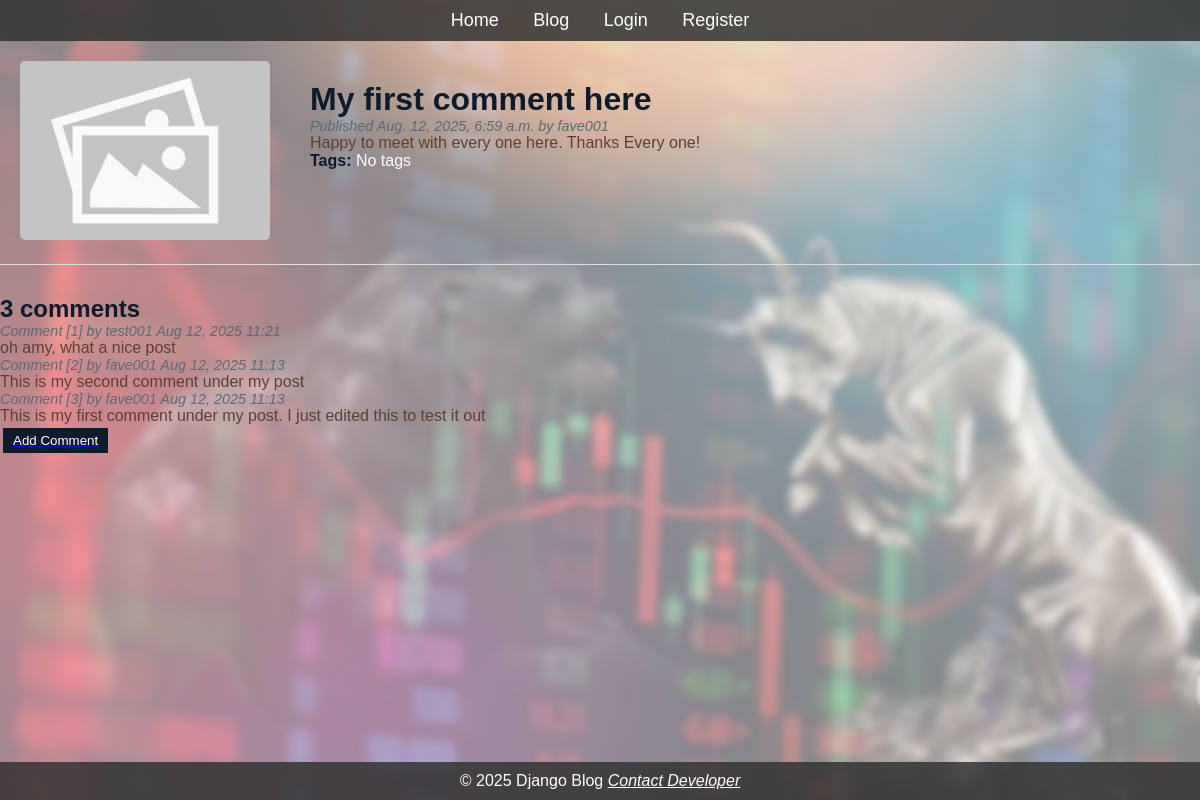
Page /blog/post/1/ on the committed database.
### blog/models.py (models this page shows, shortened)
class Post(models.Model):
    title = models.CharField(max_length=200)
    content = models.TextField()
    published_date = models.DateTimeField(auto_now_add=True)
    author = models.ForeignKey(User, on_delete=models.CASCADE, related_name='post_author')
    image = models.ImageField(upload_to='post_images/', default='post_images/default.jpg')
    tags = TaggableManager()

class Comment(models.Model):
    post = models.ForeignKey(Post, on_delete=models.CASCADE, related_name='comments')
    author = models.ForeignKey(User, on_delete=models.CASCADE, related_name='comment_author')
    content = models.TextField()
    created_at = models.DateTimeField(auto_now_add=True)
    updated_at = models.DateTimeField(auto_now=True)

### blog/views.py (the view)
# urls.py: path('post/<int:pk>/', PostDetailView.as_view(), name='post_detail'),
class PostDetailView(DetailView):
    model = Post
    template_name = 'blog/post_detail.html'
    def get_context_data(self, **kwargs):
        context = super().get_context_data(**kwargs)
        post = self.object
        context['comments'] = post.comments.all().order_by('-created_at')
        context['form'] = CommentForm()
        return context

### blog/templates/blog/post_detail.html (shortened to what this page needs)
{% extends "blog/base.html" %}
{% block content %}
<div class="post-container" style='padding: 20px;'>
    {% if post.image %}
        <div class="post-image">
            <img src="{{ post.image.url }}" alt="Post image">
        </div>
    {% else %}
        <div class="post-image">
            <p>No image available.</p>
        </div>
    {% endif %}
    <div class="post-details" style='padding: 20px;'>
        <h1 class="tags-label">{{ post.title }}</h1>
        <p class="date">
            Published {{ post.published_date }} by {{ post.author }}
        </p>
        <div class="post-body">
            {{ post.content|linebreaks }}
        </div>
        <p class="tags">
            <span class="tags-label">Tags:</span>
            {% for tag in post.tags.all %}
                <a href="{% url 'post_list_by_tag' tag.slug %}">{{ tag.name }}</a>
                {% if not forloop.last %}, {% endif %}
            {% empty %}
                <span>No tags</span>
            {% endfor %}
        </p>
    </div>
</div>
{% with comments.count as total_comments %}
    <h2>
        <span class="tags-label"> {{ total_comments }} comment{{ total_comments|pluralize }} </span>
    </h2>
{% endwith %}
{% for comment in comments %}
    <div class="comment">
        <p class="date">
            Comment [{{ forloop.counter }}] by {{ comment.author.username }}
            {{ comment.created_at|date:"M d, Y H:i" }}
        </p>
        <div class="post-body"> {{ comment.content|linebreaks }} </div>
    </div>
{% empty %}
    <p class="date">No comments yet. Be the first to comment!</p>
{% endfor %}
{% if user.is_authenticated %}
    <a href="{% url 'add_comment' post.pk %}" class="search-form" style='padding:3px;'>
        <button type="submit">Add Comment</button>
    </a>
{% else %}
    <a href="{% url 'login' %}" class="search-form" style='padding:3px;'>
        <button type="submit">Add Comment</button>
    </a>
{% endif %}
{% endblock %}

### blog/static/css/styles.css (style rules this page uses)
* { margin: 0; padding: 0; box-sizing: border-box; }
html, body { height: 100%; margin: 0; display: flex; flex-direction: column; }
body { display: flex; flex-direction: column; min-height: 100vh; font-family: Arial, sans-serif; color: white; background: linear-gradient(rgba(255, 255, 255, 0.5), rgba(255, 255, 255, 0.5)), url('/static/images/hero-trading-bg.jpg') no-repeat center center fixed; background-size: cover; backdrop-filter: blur(4px); animation: fadeInBg 1.5s ease-in-out; }
.search-form { display: flex; gap: 5px; }
.search-form button { padding: 5px 10px; background-color: #0d1b2a; color: white; border: none; cursor: pointer; }
.post-container { display: flex; align-items: flex-start; gap: 20px; margin-bottom: 30px; border-bottom: 1px solid #ddd; padding-bottom: 15px; }
.post-image img { max-width: 250px; height: auto; border-radius: 5px; }
.post-details { flex: 1; }
.date { font-size: 0.9em; color: #5c6b73; font-style: italic; }
.post-body { color: #5C4033; }
.tags-label { color: #0d1b2a; font-weight: bold; }

### rows in the picture
Post: image (placeholder picture), title "My first comment here", published_date "Aug. 12, 2025, 6:59 a.m.", author "fave001", content "Happy to meet with every one here. Thanks Every one!"
Comment: author.username "test001", created_at "Aug 12, 2025 11:21", content "oh amy, what a nice post"
Comment: author.username "fave001", created_at "Aug 12, 2025 11:13", content "This is my second comment under my post"
Comment: author.username "fave001", created_at "Aug 12, 2025 11:13", content "This is my first comment under my post. I just edited this to test it out"

### other values in the picture
{{ total_comments }} "3"
